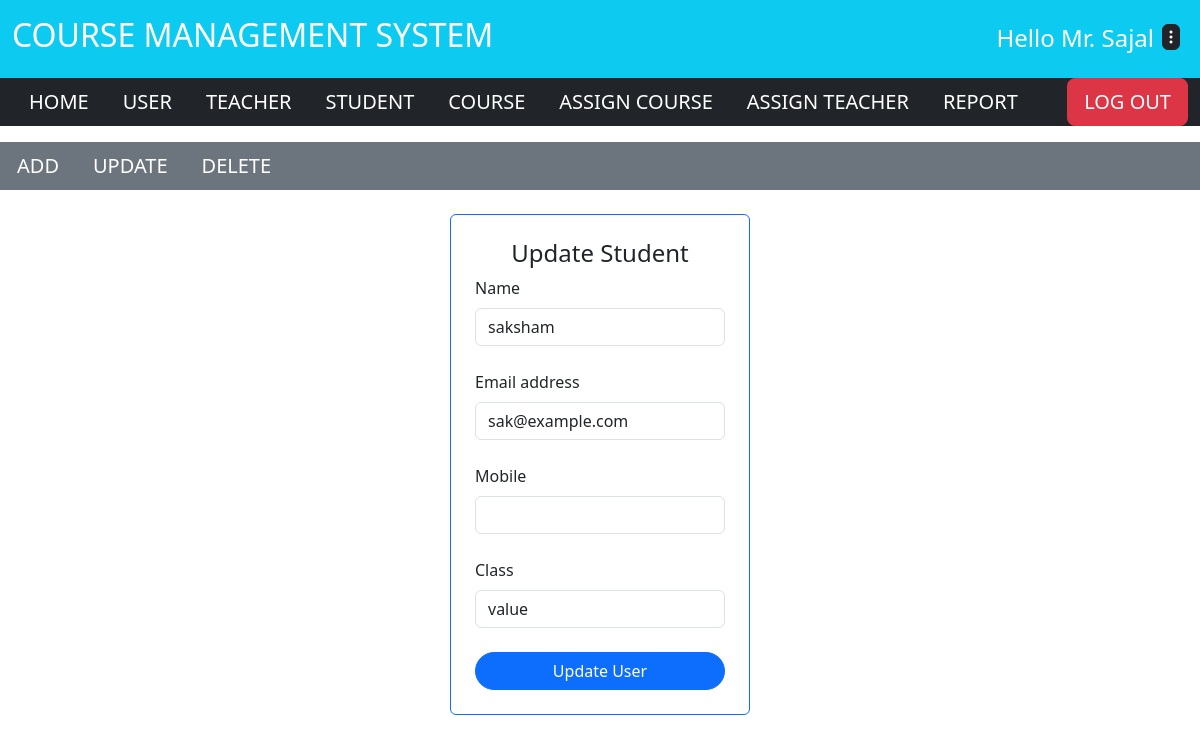
/student/edit_user.php?id=1 (signed in), run on an earlier commit of the app's database.
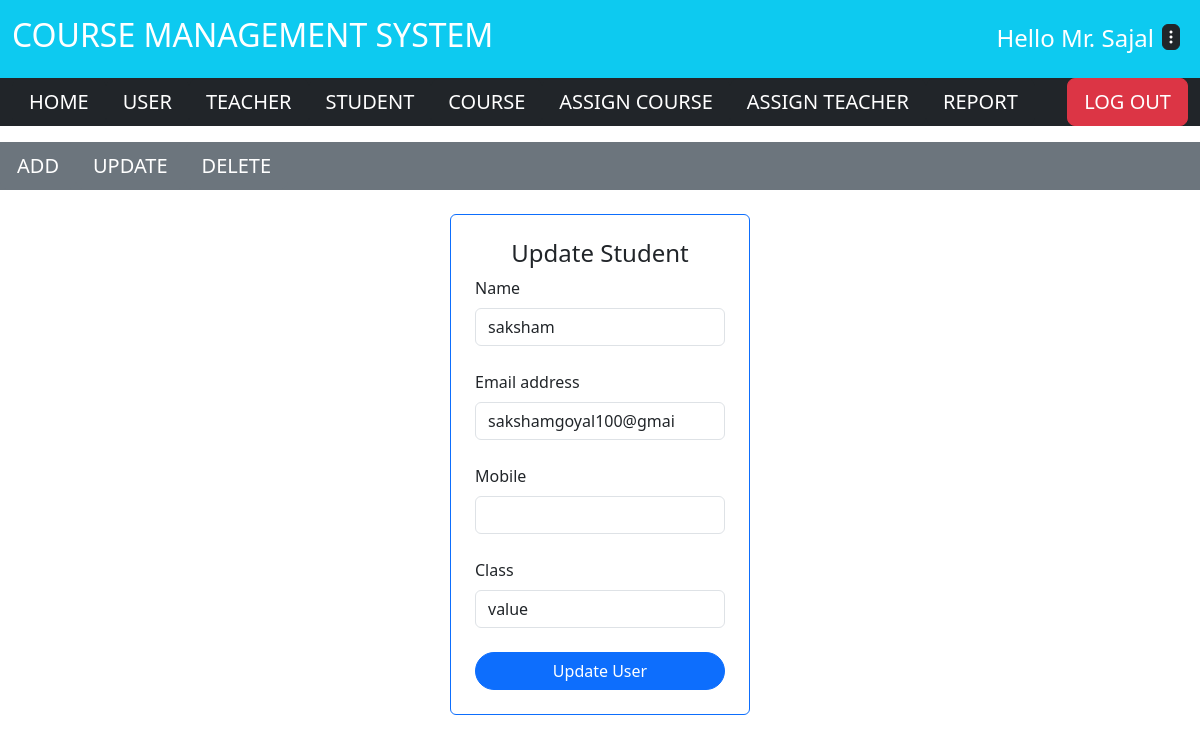
And on a later commit of the database.
### tables this page shows
CREATE TABLE `student` (
  `id` int(5) NOT NULL,
  `name` varchar(20) NOT NULL,
  `password` varchar(20) NOT NULL,
  `email` varchar(50) NOT NULL,
  `mobile` int(10) DEFAULT NULL,
  `class` varchar(20) NOT NULL
);

### student/edit_user.php (the view, shortened to what this page needs)
<?php
    include ('D:\xampp\htdocs\test\common\config.php');
    include ('D:\xampp\htdocs\test\common\header.php');
    include('nav.php');
    if ($_SERVER['REQUEST_METHOD'] === 'POST') {
        $id = $_POST['id'];
        $name = $_POST['name'];
        $email = $_POST['email'];
        $mobile = $_POST['mobile'];
        $class = $_POST['class'];
        $sql = "UPDATE student SET name='$name', email='$email', mobile='$mobile',class ='$class' WHERE id=$id";
        if (mysqli_query($conn, $sql)) {
            $_SESSION['showMsg'] = array('message' => "Data updated successfully.", 'type' => 'update');
            header('Location: index.php');
              }
        else {
            echo "Error: " . $sql . "<br>" . mysqli_error($conn);
               }
      }
        elseif (isset($_GET['id']) || isset($_GET['name']) ) {
            if (isset($_GET['id']) && $_GET['id'] !== "") {
                   $id = $_GET['id'];
                   $sql = "SELECT * FROM student WHERE id='$id'";
                   $result = mysqli_query($conn, $sql);
                   $user = mysqli_fetch_assoc($result);
            } else if (isset($_GET['name'])) {
                   $name = $_GET['name'];
                   $sql = "SELECT * FROM student WHERE name='$name'";
                   $result = mysqli_query($conn, $sql);
                   $user = mysqli_fetch_assoc($result);
                }
?>
    <form class="mx-auto w-25 mt-4 p-4 bg-white rounded border border-primary" action="edit_user.php" method="post">
           <h4 class="text-center">Update Student</h4>
           <div class="form-group">
                 <label class="form-label" for="name">Name</label>
                 <input type="text" name="name" class="form-control" id="name" value="<?php echo $user['name']; ?>" required >
           </div>
           <div class="form-group">
                 <label class="form-label mt-4" for="Email">Email address</label>
                 <input type="email" name="email" class="form-control" id="Email" value="<?php echo $user['email']; ?>" required >
           </div>
           <div class="form-group">
                 <label class="form-label mt-4" for="mobile">Mobile</label>
                 <input type="text" name="mobile" class="form-control" id="mobile" value="<?php echo $user['mobile']; ?>" required >
           </div>
           <div class="form-group">
                 <label class="form-label mt-4" for="class">Class</label>
                 <input type="text" name="class" class="form-control" id="class" value="<?php echo $user['class']; ?>" required >
           </div>
                 <button type="submit" class="btn btn-primary w-100 rounded-pill mt-4">Update User</button>
    </form>
<?php
     }
   include ('D:\xampp\htdocs\test\common\footer.php');
?>

What changed in the data, as far as the page shows it:
changed student "saksham": email "sak@example.com" → "sakshamgoyal100@gmai"
